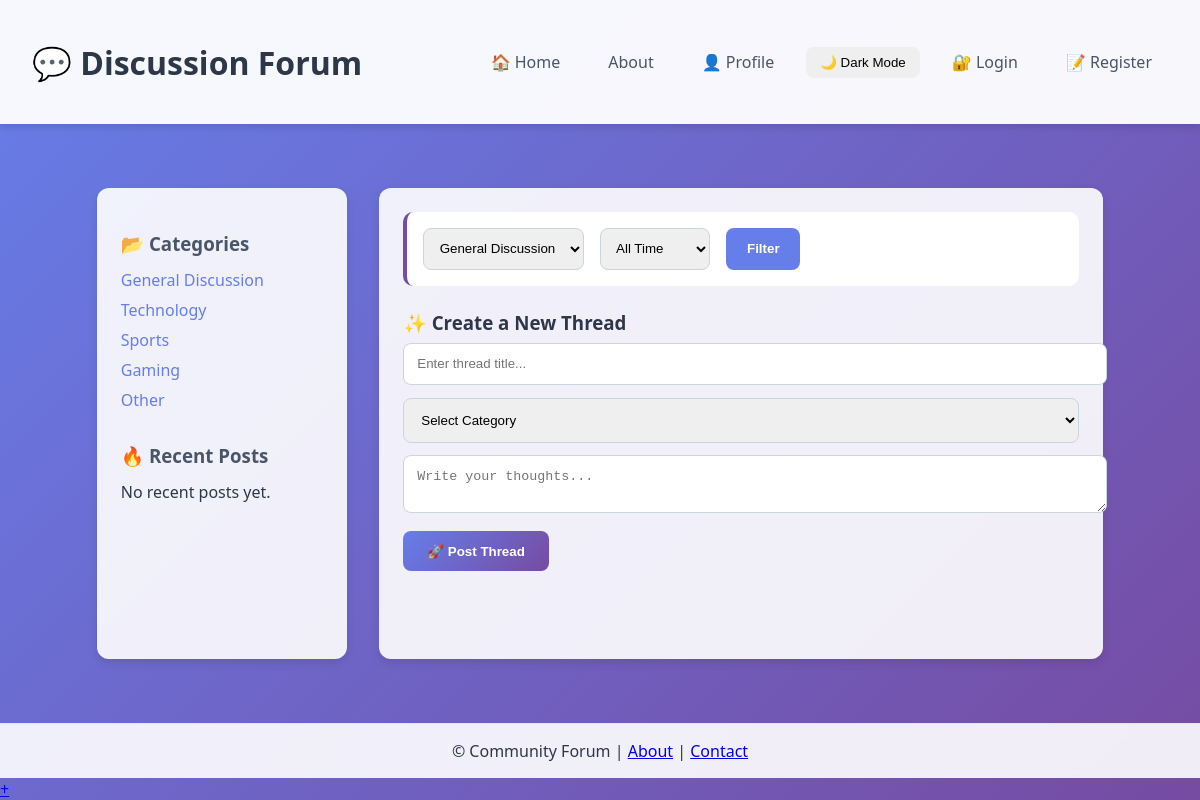
The page /chat/?category=1 on the database its author committed.
### chat/models.py (models this page shows, shortened)
class Category(models.Model):
    name = models.CharField(max_length=100, unique=True)
    description = models.TextField(blank=True)
    created_at = models.DateTimeField(auto_now_add=True)

### chat/views.py (the view)
# urls.py: path('', views.index, name='index'),
def index(request):
    query = request.GET.get('q', '')
    category_id = request.GET.get('category', '')
    threads = Thread.objects.all().order_by('-created_at')
    if query:
        threads = threads.filter(
            Q(title__icontains=query) |
            Q(content__icontains=query) |
            Q(author__username__icontains=query)
        )
    if category_id:
        threads = threads.filter(category_id=category_id)
    paginator = Paginator(threads, 10)
    page_number = request.GET.get('page')
    page_obj = paginator.get_page(page_number)
    categories = Category.objects.all()
    unread_notifications = 0
    if request.user.is_authenticated:
        unread_notifications = Notification.objects.filter(
            user=request.user, is_read=False
        ).count()
    return render(request, 'index.html', {
        'page_obj': page_obj,
        'categories': categories,
        'query': query,
        'selected_category': category_id,
        'unread_notifications': unread_notifications,
    })

### chat/templates/index.html (shortened to what this page needs)
{% extends 'base.html' %}
{% load static %}
{% block content %}
<main>
    <aside>
        <div class="sidebar-card">
            <h3>📂 Categories</h3>
            <ul>
                {% for category in categories %}
                    <li><a href="?category={{ category.id }}">{{ category.name }}</a></li>
                {% endfor %}
            </ul>
        </div>
        <div class="sidebar-card">
            <h3>🔥 Recent Posts</h3>
            <ul>
                {% for thread in page_obj|slice:":5" %}
                    <li><a href="#thread-{{ thread.id }}">{{ thread.title|truncatechars:30 }}</a></li>
                {% empty %}
                    <li>No recent posts yet.</li>
                {% endfor %}
            </ul>
        </div>
    </aside>
    <section class="main">
        <div class="filters">
            <form method="GET" style="display:flex; flex-wrap:wrap; gap:1rem;">
                <select name="category" class="filter-select">
                    {% for category in categories %}
                    <option value="{{ category.id }}"
                        {% if selected_category == category.id|stringformat:"s" %}selected{% endif %}>
                        {{ category.name }}
                    </option>
                    {% endfor %}
                </select>
                <select name="time" class="filter-select">
                    <option value="">All Time</option>
                </select>
                <button type="submit" class="filter-btn">Filter</button>
            </form>
        </div>
        <div class="new-thread">
            <h3>✨ Create a New Thread</h3>
            <input type="text" id="thread-title" placeholder="Enter thread title...">
            <select id="thread-category">
                <option value="">Select Category</option>
            </select>
            <textarea id="thread-content" placeholder="Write your thoughts..."></textarea>
            <button onclick="createThread()">🚀 Post Thread</button>
        </div>
    </section>
</main>
{% endblock %}

### chat/templates/base.html (style rules this page uses)
body { font-family: 'Segoe UI', Tahoma, Geneva, Verdana, sans-serif; background: linear-gradient(135deg, #667eea 0%, #764ba2 100%); color: #2d3748; margin: 0; padding: 0; min-height: 100vh; display: flex; flex-direction: column; transition: background 0.3s, color 0.3s; }
main { flex: 1; max-width: 1400px; margin: 2rem auto; padding: 0 2rem; transition: color 0.3s; }

### chat/templates/index.html (style rules this page uses)
body { font-family: 'Segoe UI', Tahoma, Geneva, Verdana, sans-serif; background: linear-gradient(135deg, #667eea 0%, #764ba2 100%); color: #2d3748; margin: 0; padding: 0; min-height: 100vh; display: flex; flex-direction: column; }
main { flex: 1; max-width: 1400px; margin: 2rem auto; padding: 0 2rem; display: flex; gap: 2rem; }
aside { flex: 0.3; background: rgba(255, 255, 255, 0.9); padding: 1.5rem; border-radius: 12px; box-shadow: 0 4px 10px rgba(0, 0, 0, 0.1); }
.sidebar-card { margin-bottom: 2rem; }
.sidebar-card h3 { color: #4a5568; margin-bottom: 0.8rem; }
.sidebar-card ul { list-style: none; padding: 0; margin: 0; }
.sidebar-card ul li { margin-bottom: 0.5rem; }
.sidebar-card ul li a { color: #667eea; text-decoration: none; transition: 0.2s; }
.main { flex: 1; background: rgba(255, 255, 255, 0.9); padding: 1.5rem; border-radius: 12px; box-shadow: 0 4px 10px rgba(0, 0, 0, 0.1); }
.filters { margin-bottom: 1.5rem; background: white; padding: 1rem; border-radius: 10px; border-left: 4px solid #764ba2; }
.filter-select { padding: 0.7rem; border-radius: 8px; border: 1px solid #cbd5e0; }
.filter-btn { padding: 0.7rem 1.3rem; background: #667eea; border: none; border-radius: 8px; color: white; cursor: pointer; font-weight: bold; }
.new-thread { margin-bottom: 2rem; }
.new-thread h3 { margin-bottom: 0.5rem; }
.new-thread input, .new-thread select, .new-thread textarea { width: 100%; padding: 0.8rem; margin-bottom: 0.8rem; border-radius: 8px; border: 1px solid #cbd5e0; }
.new-thread button { background: linear-gradient(135deg, #667eea 0%, #764ba2 100%); color: white; padding: 0.8rem 1.5rem; border: none; border-radius: 8px; cursor: pointer; font-weight: bold; transition: 0.3s; }

### rows shown on the page
Category: name "General Discussion"
Category: name "Technology"
Category: name "Sports"
Category: name "Gaming"
Category: name "Other"

### other values the page prints
form field category "General Discussion"
